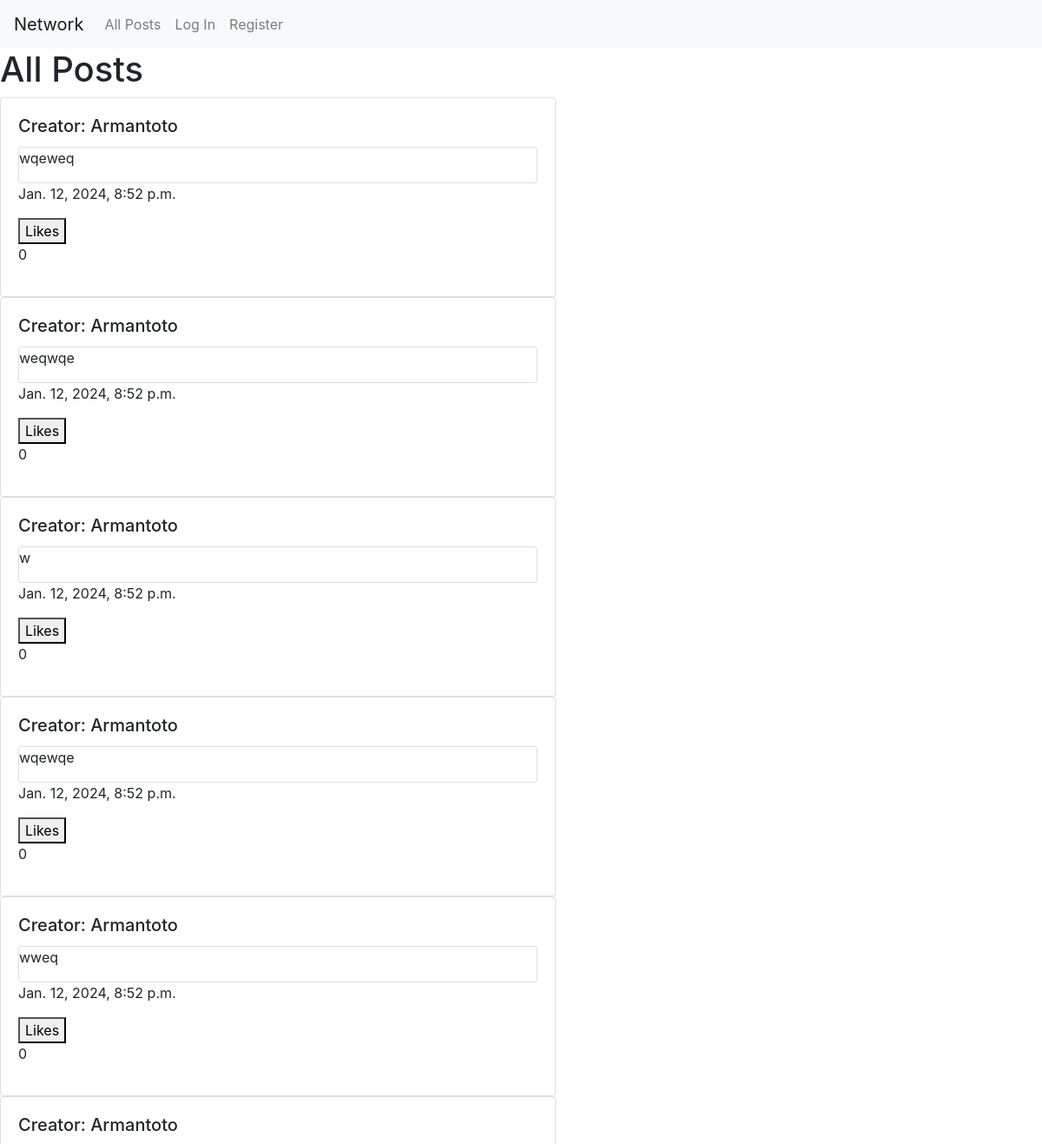
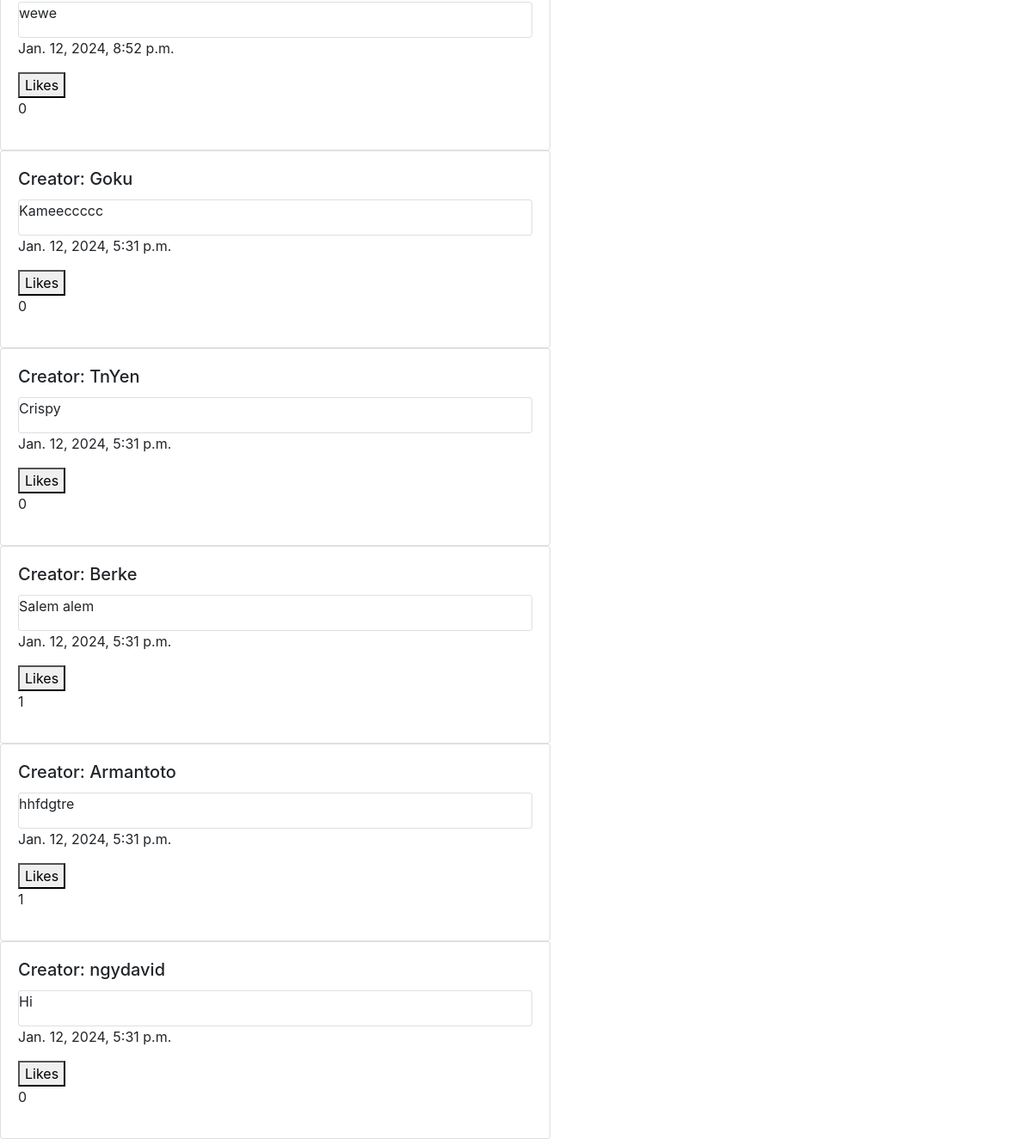
The page / on the database its author committed (2 pictures, top to bottom).
### network/models.py (models this page shows, shortened)
class Post(models.Model):
    creator = models.ForeignKey(User, blank=True, on_delete=models.CASCADE, related_name="creator")
    post_content = models.TextField(max_length=500, blank=True)
    date = models.DateField(auto_now_add=True)
    time = models.TimeField(auto_now_add=True)
    likes = models.ManyToManyField(User, related_name="liked_posts", blank=True)
    likes_count = models.IntegerField(default=0)

class User(AbstractUser):
    pass

### network/views.py (the view)
# urls.py: path("", views.index, name="index"),
def index(request):
    all_posts = Post.objects.all().order_by('-date', '-time')
    user = request.user
    paginator = Paginator(all_posts, 10)
    pageNumber = request.GET.get("page")
    rightPage = paginator.get_page(pageNumber)
    for post in rightPage:
        post.liked = post.likes.filter(pk=user.pk).exists()
        post.is_creator = (user == post.creator)
    return render(request, "network/index.html", {
        "allPosts": all_posts,
        "rightPage": rightPage
    })

### network/templates/network/index.html (shortened to what this page needs)
{% extends "network/layout.html" %}
{% block body %}
{% load static %}
<h1>All Posts</h1>
{% for post in allPosts  %}
<div class="card" style="width: 40rem;">
    <div class="card-body">
        <h5 class="card-title">Creator: {{ post.creator }}</h5>
        <div class="card">
            <p id="post-content-{{ post.id }}" class="card-text">{{ post.post_content }}</p>
        </div>
        <p>{{ post.date }}, {{ post.time }}</p>
        <button class="like" data-post-id="{{ post.id }}" data-liked="{{ post.liked }}">
          {% if user.is_authenticated %}
              {% if post.liked %}
                  Unlike
              {% else %}
                  Like
              {% endif %}
          {% else %}
              Likes
          {% endif %}
        </button>
        <p id="like-count-{{ post.id }}">{{ post.likes_count }}</p>
    </div>
</div>
{% endfor %}
{% endblock %}

### rows shown on the page
Post: creator "Armantoto", post_content "wqeweq", date "Jan. 12, 2024", time "8:52 p.m.", likes_count "0"
Post: creator "Armantoto", post_content "weqwqe", date "Jan. 12, 2024", time "8:52 p.m.", likes_count "0"
Post: creator "Armantoto", post_content "w", date "Jan. 12, 2024", time "8:52 p.m.", likes_count "0"
Post: creator "Armantoto", post_content "wqewqe", date "Jan. 12, 2024", time "8:52 p.m.", likes_count "0"
Post: creator "Armantoto", post_content "wweq", date "Jan. 12, 2024", time "8:52 p.m.", likes_count "0"
Post: creator "Armantoto", post_content "wewe", date "Jan. 12, 2024", time "8:52 p.m.", likes_count "0"
Post: creator "Goku", post_content "Kameeccccc", date "Jan. 12, 2024", time "5:31 p.m.", likes_count "0"
Post: creator "TnYen", post_content "Crispy", date "Jan. 12, 2024", time "5:31 p.m.", likes_count "0"
Post: creator "Berke", post_content "Salem alem", date "Jan. 12, 2024", time "5:31 p.m.", likes_count "1"
Post: creator "Armantoto", post_content "hhfdgtre", date "Jan. 12, 2024", time "5:31 p.m.", likes_count "1"
Post: creator "ngydavid", post_content "Hi", date "Jan. 12, 2024", time "5:31 p.m.", likes_count "0"
